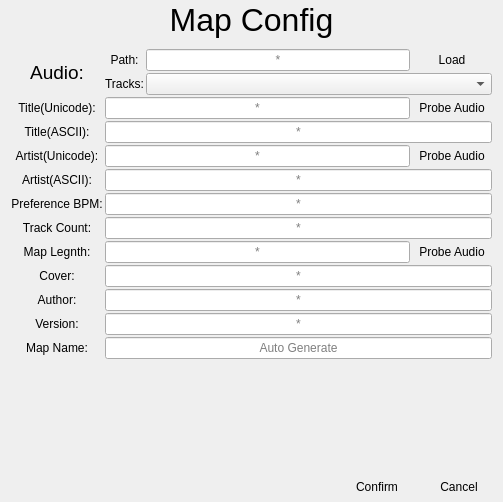
<?xml version="1.0" encoding="UTF-8"?>
<ui version="4.0">
 <class>MapConfig</class>
 <widget class="QWidget" name="MapConfig">
  <property name="geometry">
   <rect>
    <x>0</x>
    <y>0</y>
    <width>503</width>
    <height>502</height>
   </rect>
  </property>
  <property name="windowTitle">
   <string notr="true"/>
  </property>
  <layout class="QVBoxLayout" name="verticalLayout" stretch="0,1,2,0">
   <property name="spacing">
    <number>2</number>
   </property>
   <property name="leftMargin">
    <number>2</number>
   </property>
   <property name="topMargin">
    <number>2</number>
   </property>
   <property name="rightMargin">
    <number>2</number>
   </property>
   <property name="bottomMargin">
    <number>2</number>
   </property>
   <item>
    <widget class="QLabel" name="config_title">
     <property name="font">
      <font>
       <pointsize>24</pointsize>
      </font>
     </property>
     <property name="text">
      <string>Map Config</string>
     </property>
     <property name="alignment">
      <set>Qt::AlignmentFlag::AlignCenter</set>
     </property>
    </widget>
   </item>
   <item>
    <widget class="QWidget" name="config_table_layout" native="true">
     <layout class="QGridLayout" name="gridLayout">
      <property name="spacing">
       <number>2</number>
      </property>
      <item row="6" column="0">
       <widget class="QLabel" name="preferencebpm_label">
        <property name="text">
         <string>Preference BPM:</string>
        </property>
        <property name="alignment">
         <set>Qt::AlignmentFlag::AlignCenter</set>
        </property>
       </widget>
      </item>
      <item row="0" column="0">
       <widget class="QLabel" name="audio_label">
        <property name="font">
         <font>
          <pointsize>14</pointsize>
         </font>
        </property>
        <property name="text">
         <string>Audio:</string>
        </property>
        <property name="alignment">
         <set>Qt::AlignmentFlag::AlignCenter</set>
        </property>
       </widget>
      </item>
      <item row="4" column="0">
       <widget class="QLabel" name="artist_unicode_label">
        <property name="text">
         <string>Artist(Unicode):</string>
        </property>
        <property name="alignment">
         <set>Qt::AlignmentFlag::AlignCenter</set>
        </property>
       </widget>
      </item>
      <item row="0" column="2">
       <widget class="QWidget" name="audio_select_widget" native="true">
        <layout class="QHBoxLayout" name="horizontalLayout" stretch="0">
         <property name="spacing">
          <number>2</number>
         </property>
         <property name="leftMargin">
          <number>0</number>
         </property>
         <property name="topMargin">
          <number>0</number>
         </property>
         <property name="rightMargin">
          <number>0</number>
         </property>
         <property name="bottomMargin">
          <number>0</number>
         </property>
         <item>
          <widget class="QWidget" name="track_selector_layout" native="true">
           <layout class="QGridLayout" name="gridLayout_2" rowstretch="0,0" columnstretch="0,0">
            <property name="leftMargin">
             <number>0</number>
            </property>
            <property name="topMargin">
             <number>0</number>
            </property>
            <property name="rightMargin">
             <number>0</number>
            </property>
            <property name="bottomMargin">
             <number>0</number>
            </property>
            <property name="spacing">
             <number>2</number>
            </property>
            <item row="1" column="1">
             <widget class="QComboBox" name="audio_track_selectbox">
              <property name="focusPolicy">
               <enum>Qt::FocusPolicy::WheelFocus</enum>
              </property>
              <property name="placeholderText">
               <string>No Audio</string>
              </property>
             </widget>
            </item>
            <item row="0" column="1">
             <widget class="QWidget" name="audio_path_select_and_load_widget" native="true">
              <layout class="QHBoxLayout" name="horizontalLayout_4" stretch="1,0">
               <property name="spacing">
                <number>2</number>
               </property>
               <property name="leftMargin">
                <number>0</number>
               </property>
               <property name="topMargin">
                <number>0</number>
               </property>
               <property name="rightMargin">
                <number>0</number>
               </property>
               <property name="bottomMargin">
                <number>0</number>
               </property>
               <item>
                <widget class="QLineEdit" name="audio_path_lineedit">
                 <property name="alignment">
                  <set>Qt::AlignmentFlag::AlignCenter</set>
                 </property>
                 <property name="placeholderText">
                  <string>*</string>
                 </property>
                </widget>
               </item>
               <item>
                <widget class="QPushButton" name="load_audio_immediately_button">
                 <property name="text">
                  <string>Load</string>
                 </property>
                 <property name="flat">
                  <bool>true</bool>
                 </property>
                </widget>
               </item>
              </layout>
             </widget>
            </item>
            <item row="1" column="0">
             <widget class="QLabel" name="tracks_label">
              <property name="text">
               <string>Tracks:</string>
              </property>
             </widget>
            </item>
            <item row="0" column="0">
             <widget class="QLabel" name="audio_path_label">
              <property name="text">
               <string>Path:</string>
              </property>
              <property name="alignment">
               <set>Qt::AlignmentFlag::AlignCenter</set>
              </property>
             </widget>
            </item>
           </layout>
          </widget>
         </item>
        </layout>
       </widget>
      </item>
      <item row="11" column="2">
       <widget class="QLineEdit" name="version_lineedit">
        <property name="alignment">
         <set>Qt::AlignmentFlag::AlignCenter</set>
        </property>
        <property name="placeholderText">
         <string>*</string>
        </property>
       </widget>
      </item>
      <item row="12" column="2">
       <widget class="QLineEdit" name="mapname_lineedit">
        <property name="alignment">
         <set>Qt::AlignmentFlag::AlignCenter</set>
        </property>
        <property name="placeholderText">
         <string>Auto Generate</string>
        </property>
       </widget>
      </item>
      <item row="5" column="0">
       <widget class="QLabel" name="artist_ascii_label">
        <property name="text">
         <string>Artist(ASCII):</string>
        </property>
        <property name="alignment">
         <set>Qt::AlignmentFlag::AlignCenter</set>
        </property>
       </widget>
      </item>
      <item row="2" column="2">
       <widget class="QWidget" name="title_edit_widget" native="true">
        <layout class="QHBoxLayout" name="horizontalLayout_3">
         <property name="spacing">
          <number>2</number>
         </property>
         <property name="leftMargin">
          <number>0</number>
         </property>
         <property name="topMargin">
          <number>0</number>
         </property>
         <property name="rightMargin">
          <number>0</number>
         </property>
         <property name="bottomMargin">
          <number>0</number>
         </property>
         <item>
          <widget class="QLineEdit" name="title_unicode_lineedit">
           <property name="alignment">
            <set>Qt::AlignmentFlag::AlignCenter</set>
           </property>
           <property name="placeholderText">
            <string>*</string>
           </property>
          </widget>
         </item>
         <item>
          <widget class="QPushButton" name="probe_audio_title_button">
           <property name="text">
            <string>Probe Audio</string>
           </property>
           <property name="flat">
            <bool>true</bool>
           </property>
          </widget>
         </item>
        </layout>
       </widget>
      </item>
      <item row="7" column="2">
       <widget class="QLineEdit" name="trackcount_lineedit">
        <property name="alignment">
         <set>Qt::AlignmentFlag::AlignCenter</set>
        </property>
        <property name="placeholderText">
         <string>*</string>
        </property>
       </widget>
      </item>
      <item row="5" column="2">
       <widget class="QLineEdit" name="artist_ascii_lineedit">
        <property name="alignment">
         <set>Qt::AlignmentFlag::AlignCenter</set>
        </property>
        <property name="placeholderText">
         <string>*</string>
        </property>
       </widget>
      </item>
      <item row="2" column="0">
       <widget class="QLabel" name="title_unicode_label">
        <property name="text">
         <string>Title(Unicode):</string>
        </property>
        <property name="alignment">
         <set>Qt::AlignmentFlag::AlignCenter</set>
        </property>
       </widget>
      </item>
      <item row="10" column="0">
       <widget class="QLabel" name="author_label">
        <property name="text">
         <string>Author:</string>
        </property>
        <property name="alignment">
         <set>Qt::AlignmentFlag::AlignCenter</set>
        </property>
       </widget>
      </item>
      <item row="12" column="0">
       <widget class="QLabel" name="mapname_label">
        <property name="text">
         <string>Map Name:</string>
        </property>
        <property name="alignment">
         <set>Qt::AlignmentFlag::AlignCenter</set>
        </property>
       </widget>
      </item>
      <item row="10" column="2">
       <widget class="QLineEdit" name="author_lineedit">
        <property name="alignment">
         <set>Qt::AlignmentFlag::AlignCenter</set>
        </property>
        <property name="placeholderText">
         <string>*</string>
        </property>
       </widget>
      </item>
      <item row="3" column="0">
       <widget class="QLabel" name="title_ascii_label">
        <property name="text">
         <string>Title(ASCII):</string>
        </property>
        <property name="alignment">
         <set>Qt::AlignmentFlag::AlignCenter</set>
        </property>
       </widget>
      </item>
      <item row="4" column="2">
       <widget class="QWidget" name="artist_edit_widget" native="true">
        <layout class="QHBoxLayout" name="horizontalLayout_2">
         <property name="spacing">
          <number>2</number>
         </property>
         <property name="leftMargin">
          <number>0</number>
         </property>
         <property name="topMargin">
          <number>0</number>
         </property>
         <property name="rightMargin">
          <number>0</number>
         </property>
         <property name="bottomMargin">
          <number>0</number>
         </property>
         <item>
          <widget class="QLineEdit" name="artist_unicode_lineedit">
           <property name="alignment">
            <set>Qt::AlignmentFlag::AlignCenter</set>
           </property>
           <property name="placeholderText">
            <string>*</string>
           </property>
          </widget>
         </item>
         <item>
          <widget class="QPushButton" name="probe_audio_artist_button">
           <property name="text">
            <string>Probe Audio</string>
           </property>
           <property name="flat">
            <bool>true</bool>
           </property>
          </widget>
         </item>
        </layout>
       </widget>
      </item>
      <item row="9" column="2">
       <widget class="QLineEdit" name="cover_lineedit">
        <property name="alignment">
         <set>Qt::AlignmentFlag::AlignCenter</set>
        </property>
        <property name="placeholderText">
         <string>*</string>
        </property>
       </widget>
      </item>
      <item row="7" column="0">
       <widget class="QLabel" name="trackcount_label">
        <property name="text">
         <string>Track Count:</string>
        </property>
        <property name="alignment">
         <set>Qt::AlignmentFlag::AlignCenter</set>
        </property>
       </widget>
      </item>
      <item row="11" column="0">
       <widget class="QLabel" name="version_label">
        <property name="text">
         <string>Version:</string>
        </property>
        <property name="alignment">
         <set>Qt::AlignmentFlag::AlignCenter</set>
        </property>
       </widget>
      </item>
      <item row="6" column="2">
       <widget class="QLineEdit" name="preferencebpm_lineedit">
        <property name="alignment">
         <set>Qt::AlignmentFlag::AlignCenter</set>
        </property>
        <property name="placeholderText">
         <string>*</string>
        </property>
       </widget>
      </item>
      <item row="9" column="0">
       <widget class="QLabel" name="cover_label">
        <property name="text">
         <string>Cover:</string>
        </property>
        <property name="alignment">
         <set>Qt::AlignmentFlag::AlignCenter</set>
        </property>
       </widget>
      </item>
      <item row="3" column="2">
       <widget class="QLineEdit" name="title_ascii_lineedit">
        <property name="alignment">
         <set>Qt::AlignmentFlag::AlignCenter</set>
        </property>
        <property name="placeholderText">
         <string>*</string>
        </property>
       </widget>
      </item>
      <item row="8" column="0">
       <widget class="QLabel" name="audio_length_label">
        <property name="text">
         <string>Map Legnth:</string>
        </property>
        <property name="alignment">
         <set>Qt::AlignmentFlag::AlignCenter</set>
        </property>
       </widget>
      </item>
      <item row="8" column="2">
       <widget class="QWidget" name="widget_2" native="true">
        <layout class="QHBoxLayout" name="horizontalLayout_6">
         <property name="spacing">
          <number>2</number>
         </property>
         <property name="leftMargin">
          <number>0</number>
         </property>
         <property name="topMargin">
          <number>0</number>
         </property>
         <property name="rightMargin">
          <number>0</number>
         </property>
         <property name="bottomMargin">
          <number>0</number>
         </property>
         <item>
          <widget class="QLineEdit" name="map_length_lineedit">
           <property name="alignment">
            <set>Qt::AlignmentFlag::AlignCenter</set>
           </property>
           <property name="placeholderText">
            <string>*</string>
           </property>
          </widget>
         </item>
         <item>
          <widget class="QPushButton" name="probe_audio_length_button">
           <property name="text">
            <string>Probe Audio</string>
           </property>
           <property name="flat">
            <bool>true</bool>
           </property>
          </widget>
         </item>
        </layout>
       </widget>
      </item>
     </layout>
    </widget>
   </item>
   <item>
    <spacer name="verticalSpacer">
     <property name="orientation">
      <enum>Qt::Orientation::Vertical</enum>
     </property>
     <property name="sizeHint" stdset="0">
      <size>
       <width>20</width>
       <height>40</height>
      </size>
     </property>
    </spacer>
   </item>
   <item>
    <widget class="QWidget" name="widget" native="true">
     <layout class="QHBoxLayout" name="horizontalLayout_5">
      <property name="spacing">
       <number>2</number>
      </property>
      <property name="leftMargin">
       <number>0</number>
      </property>
      <property name="topMargin">
       <number>0</number>
      </property>
      <property name="rightMargin">
       <number>2</number>
      </property>
      <property name="bottomMargin">
       <number>2</number>
      </property>
      <item>
       <spacer name="horizontalSpacer">
        <property name="orientation">
         <enum>Qt::Orientation::Horizontal</enum>
        </property>
        <property name="sizeHint" stdset="0">
         <size>
          <width>330</width>
          <height>20</height>
         </size>
        </property>
       </spacer>
      </item>
      <item>
       <widget class="QPushButton" name="confirm_button">
        <property name="text">
         <string>Confirm</string>
        </property>
        <property name="flat">
         <bool>true</bool>
        </property>
       </widget>
      </item>
      <item>
       <widget class="QPushButton" name="cancel_button">
        <property name="text">
         <string>Cancel</string>
        </property>
        <property name="flat">
         <bool>true</bool>
        </property>
       </widget>
      </item>
     </layout>
    </widget>
   </item>
  </layout>
 </widget>
 <resources/>
 <connections/>
</ui>
